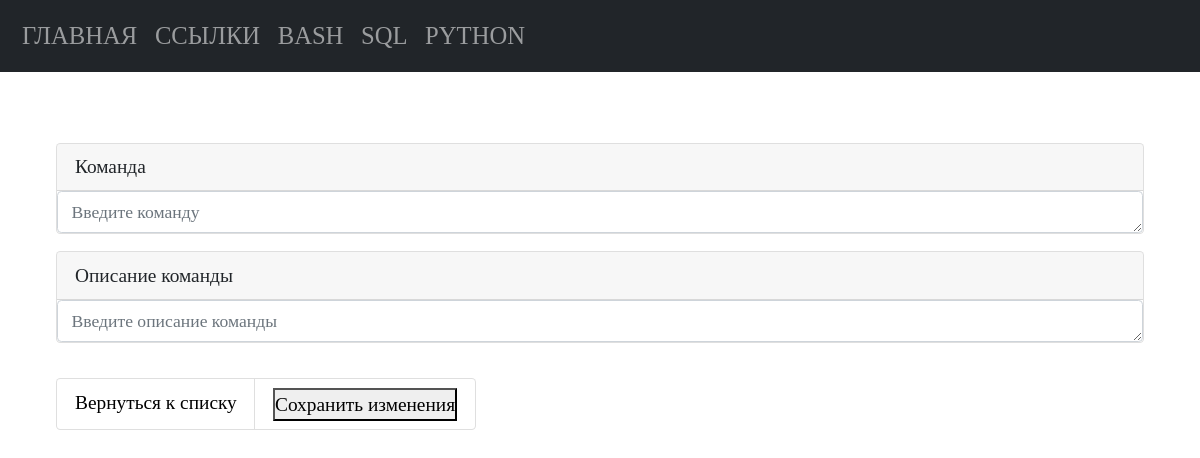
Before: /bash/edit/97/ with the older database file.
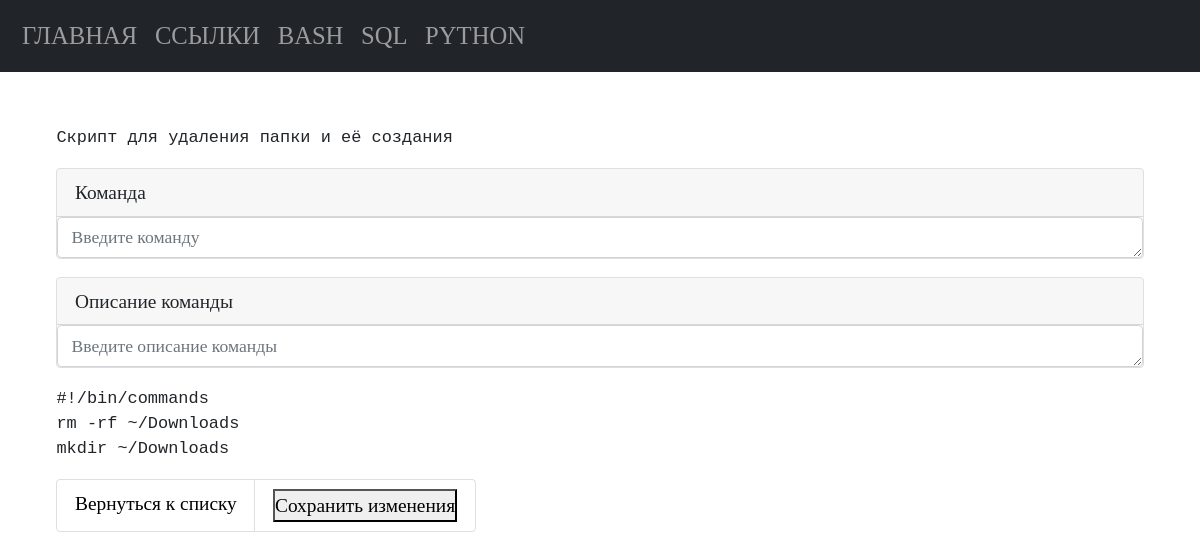
After: the same page with the newer database file.
### tables this page shows
CREATE TABLE "bash" (
    bash_id INTEGER PRIMARY KEY AUTOINCREMENT,
    bash_command TEXT NOT NULL,
    bash_name TEXT NOT NULL
  );

### app.py (the view, shortened to what this page needs)
@app.route("/bash/edit/<int:bash_id>/", methods=("GET", "POST"))
def edit_bash_command(bash_id):
    conn = connect.get_db_connection()
    edit_bash_command_view = conn.execute("SELECT * FROM bash WHERE bash_id = ?",
                                          (bash_id,)).fetchone()
    return render_template("bash/edit_bash_command.html", edit_bash_command_view=edit_bash_command_view)

### modules/connect.py (called while the page is built)
def get_db_connection():
    db_path = os.path.join(BASE_DIR, '../database.db')
    conn = sqlite3.connect(db_path)
    conn.row_factory = sqlite3.Row
    return conn

### templates/bash/edit_bash_command.html (shortened to what this page needs)
{% extends 'base.html' %}
{% block content %}
<div class="container p-4">
   <form method="post">
      <pre>{{ edit_bash_command_view.bash_command }}</pre>
      <div class="card mb-3">
         <label for="bash_command" class="card-header">Команда</label>
         <textarea class="form-control" id="bash_command" name="bash_command" rows="1" placeholder="Введите команду"
            required></textarea>
      </div>
      <div class="card mb-3">
         <label for="bash_name" class="card-header">Описание команды</label>
         <textarea class="form-control" id="bash_name" name="bash_name" rows="1" placeholder="Введите описание команды"
            required></textarea>
      </div>
      <pre>{{ edit_bash_command_view.bash_name }}</pre>
      <ul class="list-group list-group-horizontal">
         <li class="list-group-item">
             <a href="{{ url_for('bash_list_commands') }}">Вернуться к списку</a>
         </li>
         <li class="list-group-item save">
            <button type="submit" value="" class="add">Сохранить изменения</button>
         </li>
      </ul>
   </form>
</div>
{% endblock %}

Changed rows visible on the page:
added bash: bash_command "Скрипт для удаления папки и её создания", bash_name "#!/bin/commands rm -rf ~/Downloads mkdir ~/Downloads"
